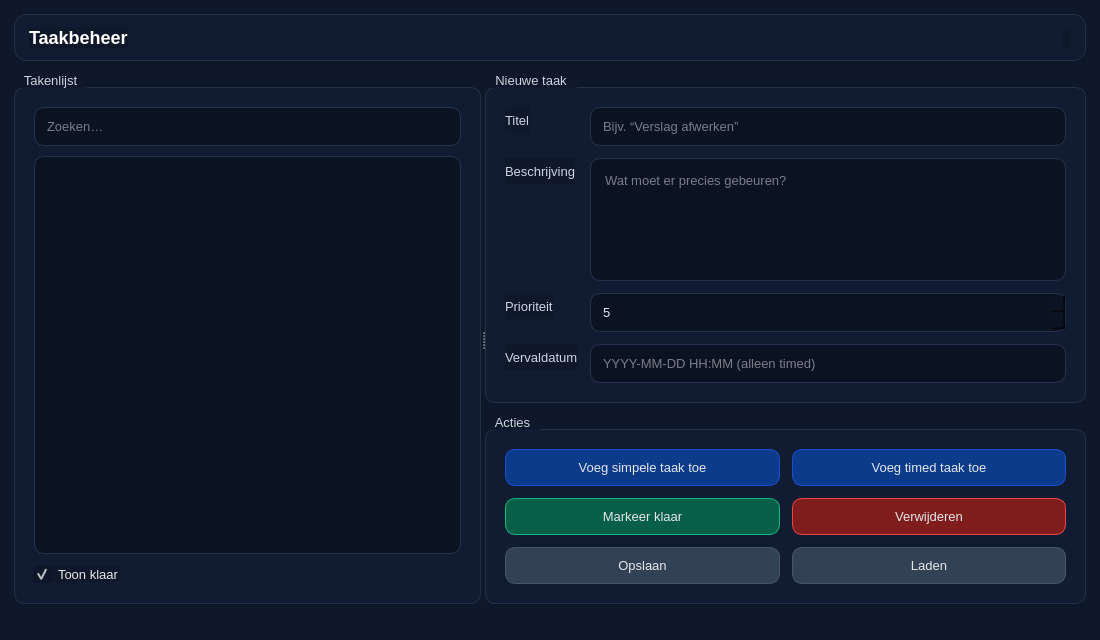
<?xml version="1.0" encoding="UTF-8"?>
<ui version="4.0">
 <class>MainWindow</class>
 <widget class="QMainWindow" name="MainWindow">
  <property name="geometry">
   <rect>
    <x>0</x>
    <y>0</y>
    <width>1100</width>
    <height>640</height>
   </rect>
  </property>
  <property name="windowTitle">
   <string>Taakbeheer</string>
  </property>

  <!-- Consistente professionele dark UI -->
  <property name="styleSheet">
   <string notr="true">
QMainWindow, QWidget {
  background: #0f172a;
  color: #e5e7eb;
  font-size: 13px;
}

QGroupBox {
  border: 1px solid #243044;
  border-radius: 10px;
  margin-top: 14px;
  padding: 10px;
  background: #111c33;
}
QGroupBox::title {
  subcontrol-origin: margin;
  subcontrol-position: top left;
  padding: 0 8px;
  color: #cbd5e1;
  font-weight: 600;
}

QLineEdit, QTextEdit, QSpinBox, QListWidget {
  background: #0b1222;
  border: 1px solid #25314a;
  border-radius: 10px;
  padding: 10px;
  selection-background-color: #2563eb;
}
QTextEdit { padding: 10px; }
QSpinBox { padding-right: 30px; }

QListWidget::item {
  padding: 8px;
  border-radius: 8px;
}
QListWidget::item:selected {
  background: #1d4ed8;
  color: #ffffff;
}

QPushButton {
  border: 1px solid #2b3a57;
  border-radius: 10px;
  padding: 10px 14px;
  background: #0b1222;
}
QPushButton:hover { background: #111c33; }
QPushButton:pressed { background: #0a1020; }

QPushButton#addSimpleButton { background: #0b3b8a; border-color: #1d4ed8; }
QPushButton#addTimedButton  { background: #0b3b8a; border-color: #1d4ed8; }
QPushButton#markDoneButton  { background: #065f46; border-color: #10b981; }
QPushButton#removeButton    { background: #7f1d1d; border-color: #ef4444; }
QPushButton#saveButton      { background: #334155; border-color: #475569; }
QPushButton#loadButton      { background: #334155; border-color: #475569; }

QLabel {
  color: #cbd5e1;
}

QCheckBox { spacing: 8px; }
QCheckBox::indicator {
  width: 16px; height: 16px;
}
   </string>
  </property>

  <widget class="QWidget" name="centralwidget">
   <layout class="QVBoxLayout" name="rootLayout">
    <property name="leftMargin">
     <number>14</number>
    </property>
    <property name="topMargin">
     <number>14</number>
    </property>
    <property name="rightMargin">
     <number>14</number>
    </property>
    <property name="bottomMargin">
     <number>14</number>
    </property>
    <property name="spacing">
     <number>12</number>
    </property>

    <!-- Header -->
    <item>
     <widget class="QFrame" name="headerCard">
      <property name="styleSheet">
       <string notr="true">
QFrame#headerCard {
  background: #111c33;
  border: 1px solid #243044;
  border-radius: 12px;
}
       </string>
      </property>
      <layout class="QHBoxLayout" name="headerLayout">
       <property name="leftMargin">
        <number>14</number>
       </property>
       <property name="topMargin">
        <number>12</number>
       </property>
       <property name="rightMargin">
        <number>14</number>
       </property>
       <property name="bottomMargin">
        <number>12</number>
       </property>

       <item>
        <widget class="QLabel" name="appTitle">
         <property name="text">
          <string>Taakbeheer</string>
         </property>
         <property name="styleSheet">
          <string notr="true">
QLabel#appTitle { font-size: 18px; font-weight: 700; color: #ffffff; }
          </string>
         </property>
        </widget>
       </item>

       <item>
        <spacer name="headerSpacer">
         <property name="orientation">
          <enum>Qt::Horizontal</enum>
         </property>
         <property name="sizeHint" stdset="0">
          <size>
           <width>40</width>
           <height>20</height>
          </size>
         </property>
        </spacer>
       </item>

       <item>s
        <widget class="QLabel" name="hintLabel">
         <property name="text">
         </property>
         <property name="styleSheet">
          <string notr="true">
QLabel#hintLabel { color: #94a3b8; }
          </string>
         </property>
        </widget>
       </item>

      </layout>
     </widget>
    </item>

    <!-- Main content -->
    <item>
     <widget class="QSplitter" name="splitter">
      <property name="orientation">
       <enum>Qt::Horizontal</enum>
      </property>

      <!-- LEFT: Takenlijst -->
      <widget class="QWidget" name="leftPane">
       <layout class="QVBoxLayout" name="leftLayout">
        <property name="spacing">
         <number>10</number>
        </property>
        <item>
         <widget class="QGroupBox" name="tasksGroup">
          <property name="title">
           <string>Takenlijst</string>
          </property>
          <layout class="QVBoxLayout" name="tasksLayout">
           <property name="spacing">
            <number>10</number>
           </property>

           <item>
            <widget class="QLineEdit" name="searchEdit">
             <property name="placeholderText">
              <string>Zoeken…</string>
             </property>
             <property name="clearButtonEnabled">
              <bool>true</bool>
             </property>
            </widget>
           </item>

           <item>
            <widget class="QListWidget" name="taskListWidget">
             <property name="minimumWidth">
              <number>360</number>
             </property>
             <property name="alternatingRowColors">
              <bool>true</bool>
             </property>
             <property name="selectionMode">
              <enum>QAbstractItemView::SingleSelection</enum>
             </property>
            </widget>
           </item>

           <item>
            <layout class="QHBoxLayout" name="tasksBottomRow">
             <item>
              <widget class="QCheckBox" name="showDoneCheck">
               <property name="text">
                <string>Toon klaar</string>
               </property>
               <property name="checked">
                <bool>true</bool>
               </property>
              </widget>
             </item>
             <item>
              <spacer name="tasksBottomSpacer">
               <property name="orientation">
                <enum>Qt::Horizontal</enum>
               </property>
               <property name="sizeHint" stdset="0">
                <size>
                 <width>40</width>
                 <height>20</height>
                </size>
               </property>
              </spacer>
             </item>
            </layout>
           </item>

          </layout>
         </widget>
        </item>
       </layout>
      </widget>

      <!-- RIGHT: Invoer + acties -->
      <widget class="QWidget" name="rightPane">
       <layout class="QVBoxLayout" name="rightLayout">
        <property name="spacing">
         <number>12</number>
        </property>

        <item>
         <widget class="QGroupBox" name="createGroup">
          <property name="title">
           <string>Nieuwe taak</string>
          </property>
          <layout class="QFormLayout" name="formLayout">
           <property name="fieldGrowthPolicy">
            <enum>QFormLayout::AllNonFixedFieldsGrow</enum>
           </property>
           <property name="horizontalSpacing">
            <number>12</number>
           </property>
           <property name="verticalSpacing">
            <number>12</number>
           </property>

           <item row="0" column="0">
            <widget class="QLabel" name="labelTitle">
             <property name="text">
              <string>Titel</string>
             </property>
            </widget>
           </item>
           <item row="0" column="1">
            <widget class="QLineEdit" name="titleEdit">
             <property name="placeholderText">
              <string>Bijv. “Verslag afwerken”</string>
             </property>
             <property name="clearButtonEnabled">
              <bool>true</bool>
             </property>
            </widget>
           </item>

           <item row="1" column="0">
            <widget class="QLabel" name="labelDesc">
             <property name="text">
              <string>Beschrijving</string>
             </property>
            </widget>
           </item>
           <item row="1" column="1">
            <widget class="QTextEdit" name="descriptionEdit">
             <property name="minimumHeight">
              <number>170</number>
             </property>
             <property name="placeholderText">
              <string>Wat moet er precies gebeuren?</string>
             </property>
            </widget>
           </item>

           <item row="2" column="0">
            <widget class="QLabel" name="labelPrio">
             <property name="text">
              <string>Prioriteit</string>
             </property>
            </widget>
           </item>
           <item row="2" column="1">
            <widget class="QSpinBox" name="prioritySpin">
             <property name="minimum">
              <number>0</number>
             </property>
             <property name="maximum">
              <number>10</number>
             </property>
             <property name="value">
              <number>5</number>
             </property>
            </widget>
           </item>

           <item row="3" column="0">
            <widget class="QLabel" name="labelDue">
             <property name="text">
              <string>Vervaldatum</string>
             </property>
            </widget>
           </item>
           <item row="3" column="1">
            <widget class="QLineEdit" name="dueDateEdit">
             <property name="placeholderText">
              <string>YYYY-MM-DD HH:MM (alleen timed)</string>
             </property>
             <property name="clearButtonEnabled">
              <bool>true</bool>
             </property>
            </widget>
           </item>

          </layout>
         </widget>
        </item>

        <item>
         <widget class="QGroupBox" name="actionsGroup">
          <property name="title">
           <string>Acties</string>
          </property>
          <layout class="QGridLayout" name="actionsGrid">
           <property name="horizontalSpacing">
            <number>12</number>
           </property>
           <property name="verticalSpacing">
            <number>12</number>
           </property>

           <item row="0" column="0">
            <widget class="QPushButton" name="addSimpleButton">
             <property name="text">
              <string>Voeg simpele taak toe</string>
             </property>
             <property name="minimumHeight">
              <number>42</number>
             </property>
            </widget>
           </item>

           <item row="0" column="1">
            <widget class="QPushButton" name="addTimedButton">
             <property name="text">
              <string>Voeg timed taak toe</string>
             </property>
             <property name="minimumHeight">
              <number>42</number>
             </property>
            </widget>
           </item>

           <item row="1" column="0">
            <widget class="QPushButton" name="markDoneButton">
             <property name="text">
              <string>Markeer klaar</string>
             </property>
             <property name="minimumHeight">
              <number>42</number>
             </property>
            </widget>
           </item>

           <item row="1" column="1">
            <widget class="QPushButton" name="removeButton">
             <property name="text">
              <string>Verwijderen</string>
             </property>
             <property name="minimumHeight">
              <number>42</number>
             </property>
            </widget>
           </item>

           <item row="2" column="0">
            <widget class="QPushButton" name="saveButton">
             <property name="text">
              <string>Opslaan</string>
             </property>
             <property name="minimumHeight">
              <number>42</number>
             </property>
            </widget>
           </item>

           <item row="2" column="1">
            <widget class="QPushButton" name="loadButton">
             <property name="text">
              <string>Laden</string>
             </property>
             <property name="minimumHeight">
              <number>42</number>
             </property>
            </widget>
           </item>

          </layout>
         </widget>
        </item>

        <item>
         <spacer name="rightSpacer">
          <property name="orientation">
           <enum>Qt::Vertical</enum>
          </property>
          <property name="sizeHint" stdset="0">
           <size>
            <width>20</width>
            <height>40</height>
           </size>
          </property>
         </spacer>
        </item>

       </layout>
      </widget>

     </widget>
    </item>

   </layout>
  </widget>

  <widget class="QStatusBar" name="statusbar"/>
 </widget>
 <resources/>
 <connections/>
</ui>
